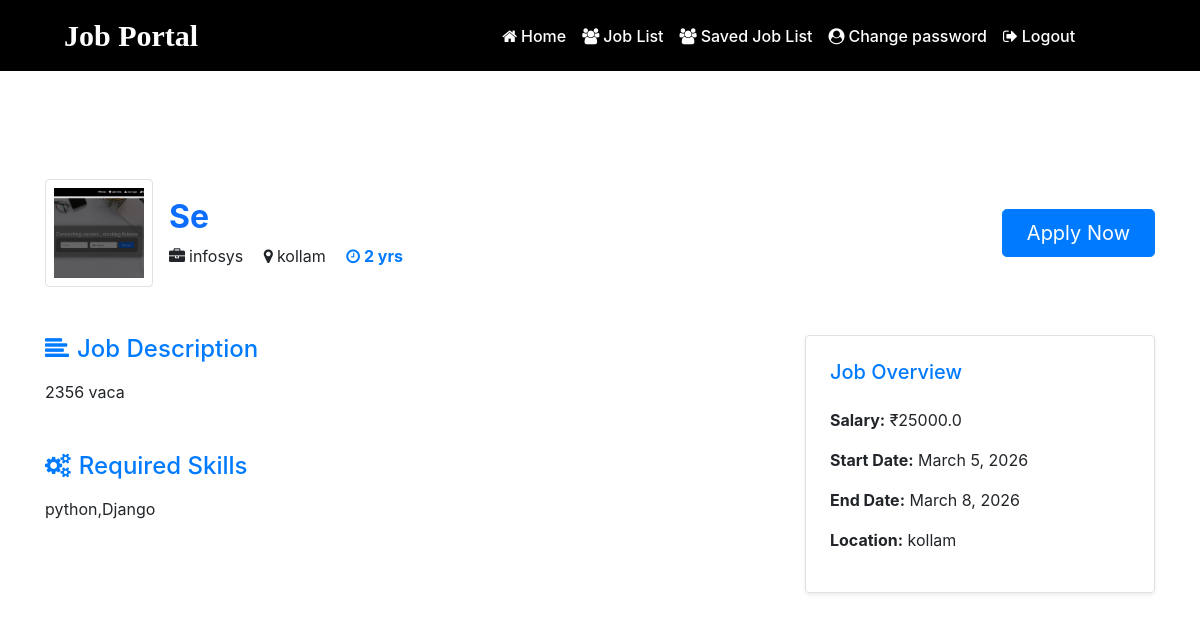
The page /job_detail/15 on the database its author committed.
### job/models.py (models this page shows, shortened)
class Job(models.Model):
    recruiter=models.ForeignKey(Recruiter,on_delete=models.CASCADE)
    start_date=models.DateField()
    end_date=models.DateField()
    title=models.CharField(max_length=100)
    salary = models.FloatField()
    image=models.FileField()
    description = models.CharField(max_length=300)
    experience = models.CharField(max_length=50)
    location = models.CharField(max_length=100)
    skills = models.CharField(max_length=100)
    creationdate = models.DateField()

class Recruiter(models.Model):
    user=models.ForeignKey(User,on_delete=models.CASCADE)
    mobile=models.CharField(max_length=15,null=True)
    image=models.FileField(null=True)
    gender=models.CharField(max_length=10,null=True)
    company = models.CharField(max_length=100, null=True)
    type=models.CharField(max_length=15,null=True)
    status = models.CharField(max_length=20 ,null=True)

### job/views.py (the view)
# urls.py: path('job_detail/<int:pid>', job_detail, name='job_detail'),
def job_detail(request,pid):
    job=Job.objects.get(id=pid)
    d={'job':job,}
    return render(request,'job_detail.html',d)

### job/templates/job_detail.html (shortened to what this page needs)
<!DOCTYPE html>
<html lang="en">
{% load static %}
<head>
    <link rel="stylesheet" href="https://cdn.jsdelivr.net/npm/bootstrap@4.6.2/dist/css/bootstrap.min.css">
    <link rel="stylesheet" href="https://cdnjs.cloudflare.com/ajax/libs/font-awesome/4.7.0/css/font-awesome.min.css">
</head>
<body>
    {% include 'user_navigation.html' %}
    <section class="site-section mt-5">
  <div class="container">
    <div class="row align-items-center mb-5">
      <div class="col-lg-8 mb-4 mb-lg-0">
        <div class="d-flex align-items-center">
          <div class="border p-2 d-inline-block mr-3 rounded">
            <img src="{{ job.image.url }}" width="90" height="90" style="object-fit:cover;">
          </div>
          <div>
            <h2 class="font-weight-bold">{{ job.title }}</h2>
            <div>
              <span class="mr-3">
                <i class="fa fa-briefcase mr-1"></i>{{ job.recruiter.company }}
              </span>
              <span class="mr-3">
                <i class="fa fa-map-marker mr-1"></i>{{ job.location }}
              </span>
              <span class="text-primary font-weight-bold">
                <i class="fa fa-clock-o mr-1"></i>{{ job.experience }} yrs
              </span>
            </div>
          </div>
        </div>
      </div>
      <div class="col-lg-4 text-lg-right">
        <a href="{% url 'applyjob' job.id %}" class="btn btn-primary btn-lg px-4">
          Apply Now
        </a>
      </div>
    </div>
    <div class="row">
      <div class="col-lg-8">
        <div class="mb-5">
          <h4 class="text-primary mb-3">
            <i class="fa fa-align-left mr-2"></i>Job Description
          </h4>
          <p>{{ job.description }}</p>
        </div>
        <div class="mb-5">
          <h4 class="text-primary mb-3">
            <i class="fa fa-cogs mr-2"></i>Required Skills
          </h4>
          <p>{{ job.skills }}</p>
        </div>
      </div>
      <div class="col-lg-4">
        <div class="border rounded p-4 shadow-sm">
          <h5 class="text-primary mb-4">Job Overview</h5>
          <p><strong>Salary:</strong> ₹{{ job.salary }}</p>
          <p><strong>Start Date:</strong> {{ job.start_date }}</p>
          <p><strong>End Date:</strong> {{ job.end_date }}</p>
          <p><strong>Location:</strong> {{ job.location }}</p>
        </div>
      </div>
    </div>
  </div>
</section>
</body>
</html>

### job/templates/job_detail.html (style rules this page uses)
body { background:#eef2f7; font-family: Arial, Helvetica, sans-serif; }
.site-section { padding:60px 0; }
.site-section h2 { color:#0d6efd; }
.shadow-sm { box-shadow:0 8px 30px rgba(0,0,0,0.08); }

### job/templates/user_navigation.html (style rules this page uses)
:root { --sky-blue: #2c7be5; --sky-blue-dark: #1b5fc1; --text-light: #ffffff; }
.fa { transition: transform 0.3s ease; }

### rows shown on the page
Job: image (picture), title "Se", recruiter.company "infosys", location "kollam", experience "2", description "2356 vaca", skills "python,Django", salary "25000.0", start_date "March 5, 2026", end_date "March 8, 2026"
